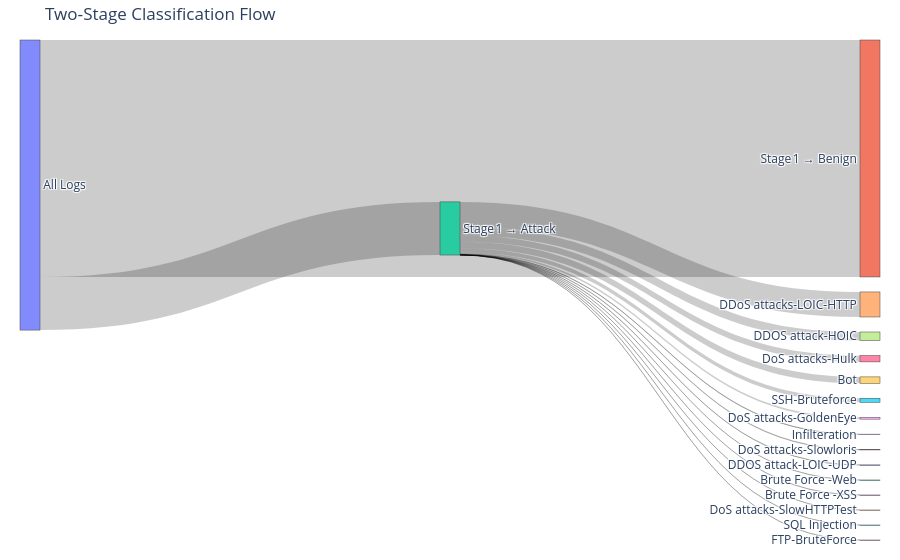

Notebook cell for this chart:
### Code cell
import numpy as np
import plotly.graph_objects as go

# —————————————————————————————————————————————————————————————————————
# 1) Stage 1 predictions (reuse clf_bin & X_te)
# —————————————————————————————————————————————————————————————————————
pred_bin = clf_bin.predict(X_te)

# —————————————————————————————————————————————————————————————————————
# 2) Build final predictions array
# —————————————————————————————————————————————————————————————————————
final_pred = np.array(['Benign'] * len(pred_bin), dtype=object)
attack_idxs = np.where(pred_bin == 1)[0]
if attack_idxs.size:
    codes = clf_multi.predict(X_te.iloc[attack_idxs])
    # 'uniques' came from your factorization of attack labels
    final_pred[attack_idxs] = uniques[codes]

# —————————————————————————————————————————————————————————————————————
# 3) Counts for Sankey
# —————————————————————————————————————————————————————————————————————
count_benign = int((pred_bin == 0).sum())
count_attack = int((pred_bin == 1).sum())

# Only keep true attack labels (exclude any “Benign” if it snuck in)
attack_labels = [lbl for lbl in uniques if lbl.lower() != 'benign']
attack_counts = {lbl: int((final_pred == lbl).sum()) for lbl in attack_labels}

# —————————————————————————————————————————————————————————————————————
# 4) Build nodes & links
# —————————————————————————————————————————————————————————————————————
labels = [
    'All Logs',
    'Stage 1 → Benign',
    'Stage 1 → Attack'
] + attack_labels

# sources and targets for the flows
src, tgt, val = [], [], []

# All Logs splits to Stage1‑Benign vs Stage1‑Attack
src += [0, 0]
tgt += [1, 2]
val += [count_benign, count_attack]

# Stage1‑Attack fans out only to real attack classes
for i, lbl in enumerate(attack_labels):
    src.append(2)           # from the “Stage1 → Attack” node
    tgt.append(3 + i)       # to each attack node
    val.append(attack_counts[lbl])

# —————————————————————————————————————————————————————————————————————
# 5) Plot
# —————————————————————————————————————————————————————————————————————
fig = go.Figure(go.Sankey(
    arrangement='snap',
    node=dict(label=labels, pad=15, thickness=20),
    link=dict(source=src, target=tgt, value=val)
))

fig.update_layout(
    title_text="Two‑Stage Classification Flow",
    font_size=12,
    # force a left-to-right layout
    margin=dict(l=20, r=20, t=40, b=20)
)
fig.show()

### Figure 1 — Plotly figure (JSON) as saved in the notebook; plotly's stock layout.template omitted (floating-point values rounded to 4 significant figures)
{"data": [{"arrangement": "snap", "link": {"source": [0, 0, 2, 2, 2, 2, 2, 2, 2, 2, 2, 2, 2, 2, 2, 2], "target": [1, 2, 3, 4, 5, 6, 7, 8, 9, 10, 11, 12, 13, 14, 15, 16], "value": [1087948, 243959, 1409, 114944, 18652, 29004, 39450, 8393, 29215, 361, 2018, 61, 28, 13, 8, 13]}, "node": {"label": ["All Logs", "Stage 1 → Benign", "Stage 1 → Attack", "Infilteration", "DDoS attacks-LOIC-HTTP", "SSH-Bruteforce", "DoS attacks-Hulk", "DDOS attack-HOIC", "DoS attacks-GoldenEye", "Bot", "DDOS attack-LOIC-UDP", "DoS attacks-Slowloris", "Brute Force -Web", "Brute Force -XSS", "DoS attacks-SlowHTTPTest", "SQL Injection", "FTP-BruteForce"], "pad": 15, "thickness": 20}, "type": "sankey"}], "layout": {"font": {"size": 12}, "margin": {"b": 20, "l": 20, "r": 20, "t": 40}, "title": {"text": "Two‑Stage Classification Flow"}}}
